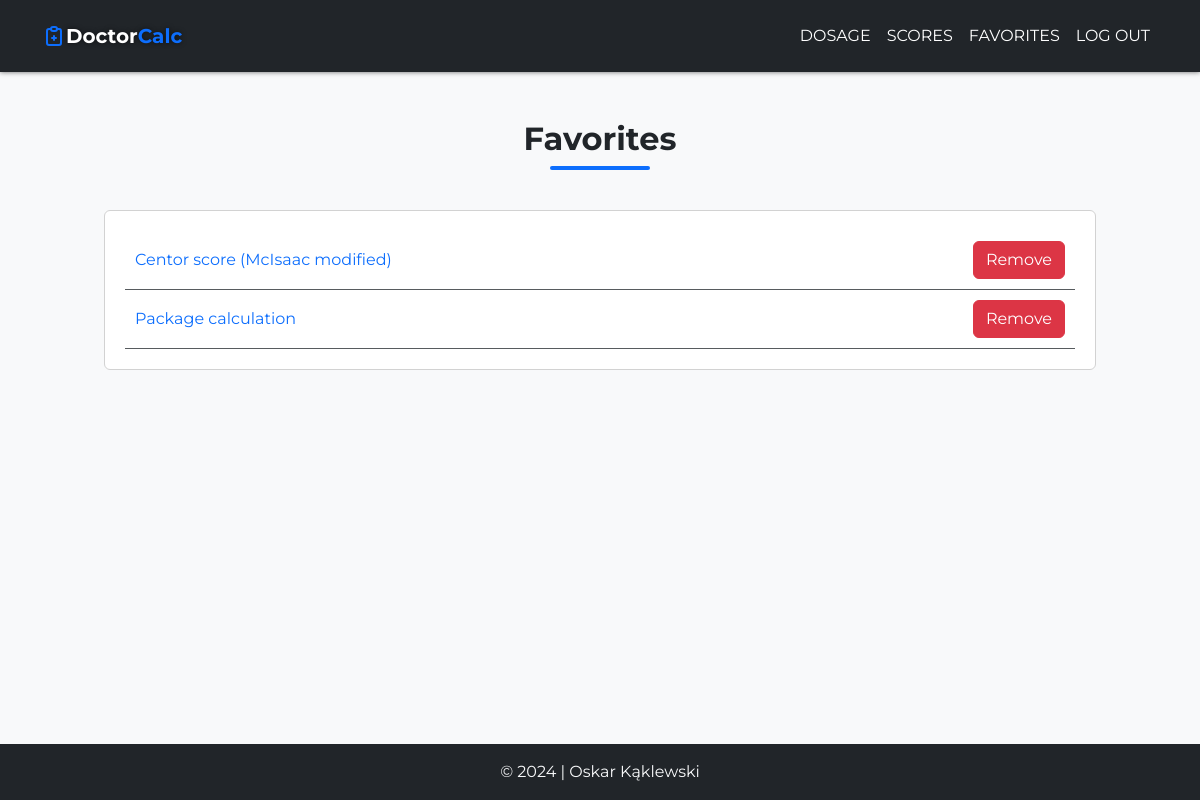
Page /favorites (signed in) on the committed database.
### tables this page shows
CREATE TABLE favorites_data (favorite_tag TEXT NOT NULL, favorite_name TEXT NOT NULL, favorite_link TEXT NOT NULL);

### app.py (the view)
@app.route('/favorites')
@login_required
def favorites():
    username = db.execute(
        "SELECT username FROM users WHERE id = ?", session["user_id"])[0]["username"]
    favorites = db.execute(
        "SELECT favorites.favorite, favorites_data.favorite_tag,favorites_data.favorite_name, favorites_data.favorite_link FROM favorites INNER JOIN favorites_data ON favorites.favorite=favorites_data.favorite_tag WHERE username = ? ORDER BY favorite_name", username)
    return render_template("favorites.html", favorites=favorites)

### app.py (called while the page is built)
def login_required(f):
    @wraps(f)
    def decorated_function(*args, **kwargs):
        if session.get("user_id") is None:
            return redirect("/login")
        return f(*args, **kwargs)
    return decorated_function

@app.after_request
def after_request(response):
    response.headers["Cache-Control"] = "no-cache, no-store, must-revalidate"
    response.headers["Expires"] = 0
    response.headers["Pragma"] = "no-cache"
    return response

### templates/favorites.html (shortened to what this page needs)
{% extends "layout.html" %}
{% block main %}
<section class="py-5">
    <div class="container">
        <h2>Favorites</h2>
        <div class="underline"></div>
        <div class="wrapper">
            {% for favorite in favorites %}
                <div class="favorites-list">
                    <div class="favorite-item">
                        <a href="/{{ favorite["favorite_link"] }}">{{favorite["favorite_name"]}}</a>
                        <a href="/favorite-remove?type={{ favorite["favorite"] }}"><button type="button" class="btn btn-danger">Remove</button></a>
                    </div>
                </div>
            {% endfor %}
        </div>
    </div>
</section>
{% endblock %}

### static/css/main.css (style rules this page uses)
* { box-sizing: border-box; margin: 0; padding: 0; }
html { scroll-padding-top: 72px; scroll-behavior: smooth; }
body { position: relative; min-height: 100vh; font-family: "Montserrat", sans-serif; }
h2 { font-weight: bold; text-align: center; }
.underline { margin: 0 auto 40px; width: 100px; height: 4px; background-color: #0d6efd; border-radius: 4px; }
.wrapper { max-width: 992px; padding: 20px; margin: auto; margin-bottom: 30px; background-color: white; border: 1px solid #d2d2d2; border-radius: 6px; }
.favorites-list a { text-decoration: none; }
.favorites-list .favorite-item { display: flex; justify-content: space-between; align-items: center; padding: 10px; border-bottom: 1px solid #575b5e; }

### rows in the picture
favorites_data: favorite_name "Centor score (McIsaac modified)"
favorites_data: favorite_name "Package calculation"
